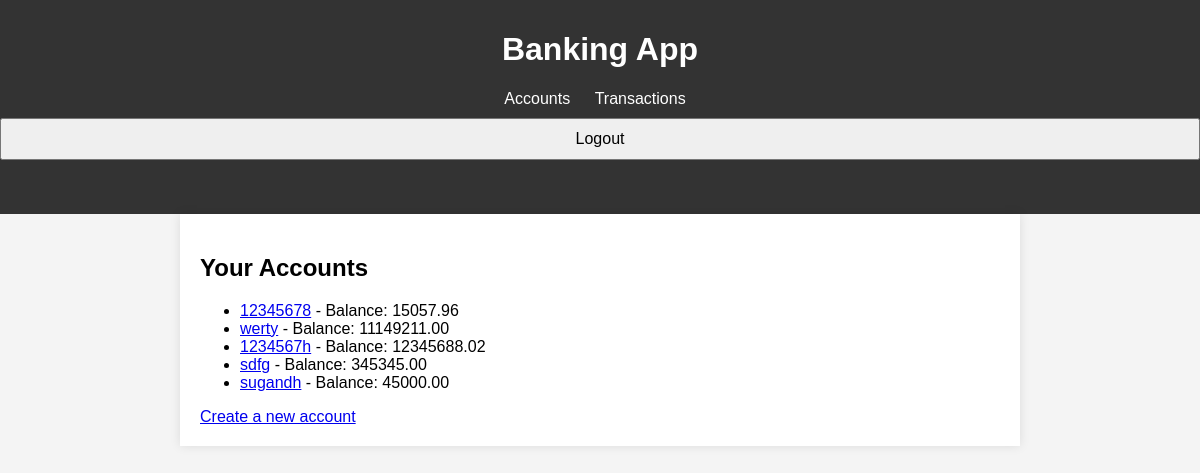
The app's page /accounts/accounts/ (signed in), older data.
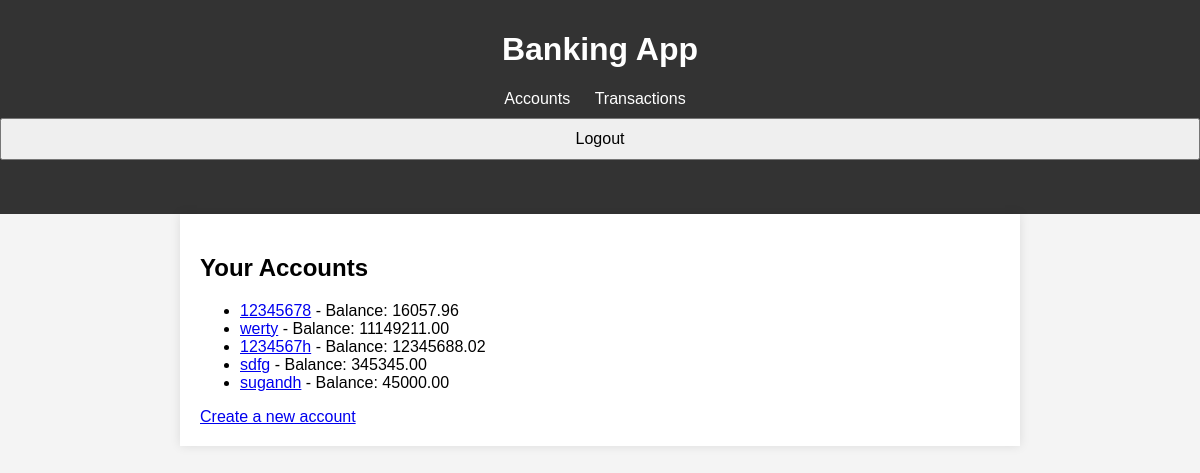
The same page, newer data.
### accounts/models.py (models this page shows, shortened)
class BankAccount(models.Model):
    user = models.ForeignKey(User, on_delete=models.CASCADE)
    account_number = models.CharField(max_length=20, unique=True)
    balance = models.DecimalField(max_digits=10, decimal_places=2, validators=[MinValueValidator(0)])

### accounts/views.py (the view)
# urls.py: path('accounts/', views.account_list, name='account_list'),
@login_required
def account_list(request):
    accounts = BankAccount.objects.filter(user=request.user)
    return render(request, 'accounts/account_list.html', {'accounts': accounts})

### accounts/templates/accounts/account_list.html (shortened to what this page needs)
{% extends 'accounts/base.html' %}
{% block content %}
<h2>Your Accounts</h2>
<ul>
    {% for account in accounts %}
    <li>
        <a href="{% url 'account_detail' account.id %}">{{ account.account_number }}</a> - Balance: {{ account.balance }}
    </li>
    {% endfor %}
</ul>
<a href="{% url 'create_account' %}">Create a new account</a>
{% endblock %}

Row changes from the older to the newer data that the page shows:
changed BankAccount (number 1 of 5 on the later page): balance "15057.96" → "16057.96"
